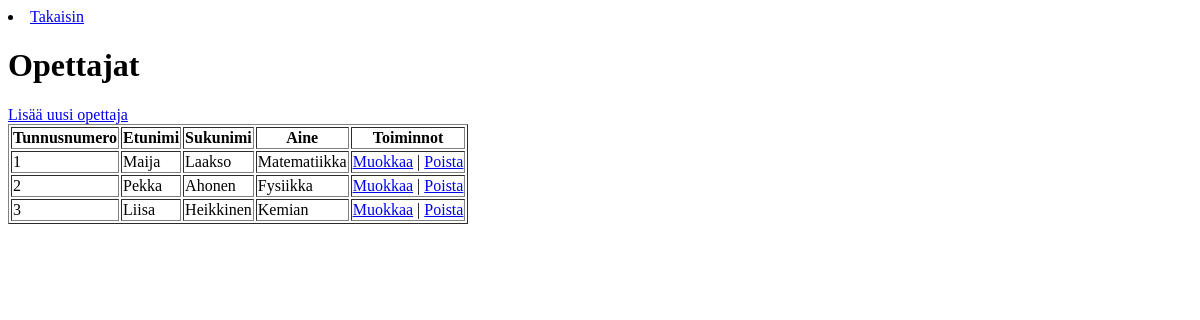
The app's page /opettajat.php, older data.
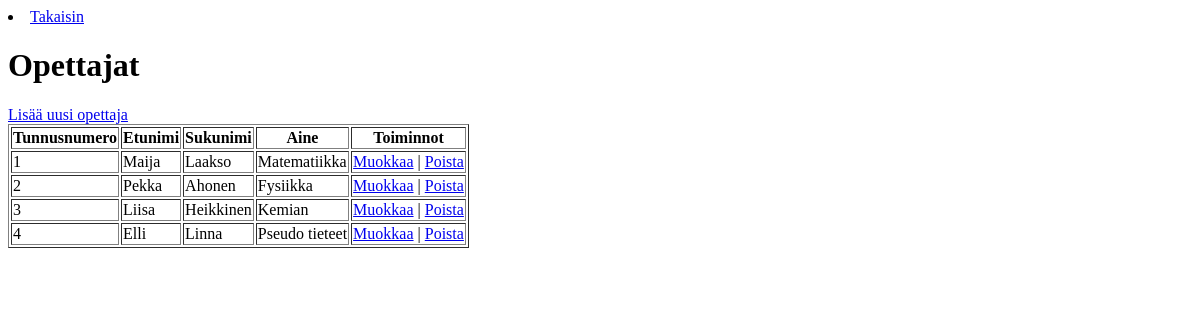
The same page, newer data.
### tables this page shows
CREATE TABLE `opettajat` (
  `tunnusnumero` int(11) NOT NULL,
  `etunimi` varchar(50) NOT NULL,
  `sukunimi` varchar(50) NOT NULL,
  `aine` varchar(50) NOT NULL
);

### opettajat.php (the view, shortened to what this page needs)
<?php
$pdo = new PDO("mysql:host=localhost;dbname=oppilaitos", "root", "");
$stmt = $pdo->query("SELECT * FROM opettajat");
$opettajat = $stmt->fetchAll();
?>
<!DOCTYPE html>
<html lang="fi">
<head>
    <li><a href="index.php">Takaisin</a></li>
</head>
<body>
    <h1>Opettajat</h1>
    <a href="lisaa_opettaja.php">Lisää uusi opettaja</a>
    <table border="1">
        <tr><th>Tunnusnumero</th><th>Etunimi</th><th>Sukunimi</th><th>Aine</th><th>Toiminnot</th></tr>
        <?php foreach ($opettajat as $opettaja): ?>
            <tr>
                <td><?= htmlspecialchars($opettaja['tunnusnumero']) ?></td>
                <td><?= htmlspecialchars($opettaja['etunimi']) ?></td>
                <td><?= htmlspecialchars($opettaja['sukunimi']) ?></td>
                <td><?= htmlspecialchars($opettaja['aine']) ?></td>
                <td>
                    <a href="muokkaa_opettajaa.php?id=<?= $opettaja['tunnusnumero'] ?>">Muokkaa</a> |
                    <a href="poista_opettaja.php?id=<?= $opettaja['tunnusnumero'] ?>" onclick="return confirm('Haluatko varmasti poistaa?');">Poista</a>
                </td>
            </tr>
        <?php endforeach; ?>
    </table>
</body>
</html>

Row changes from the older to the newer data that the page shows:
added opettajat: tunnusnumero "4", etunimi "Elli", sukunimi "Linna", aine "Pseudo tieteet"
